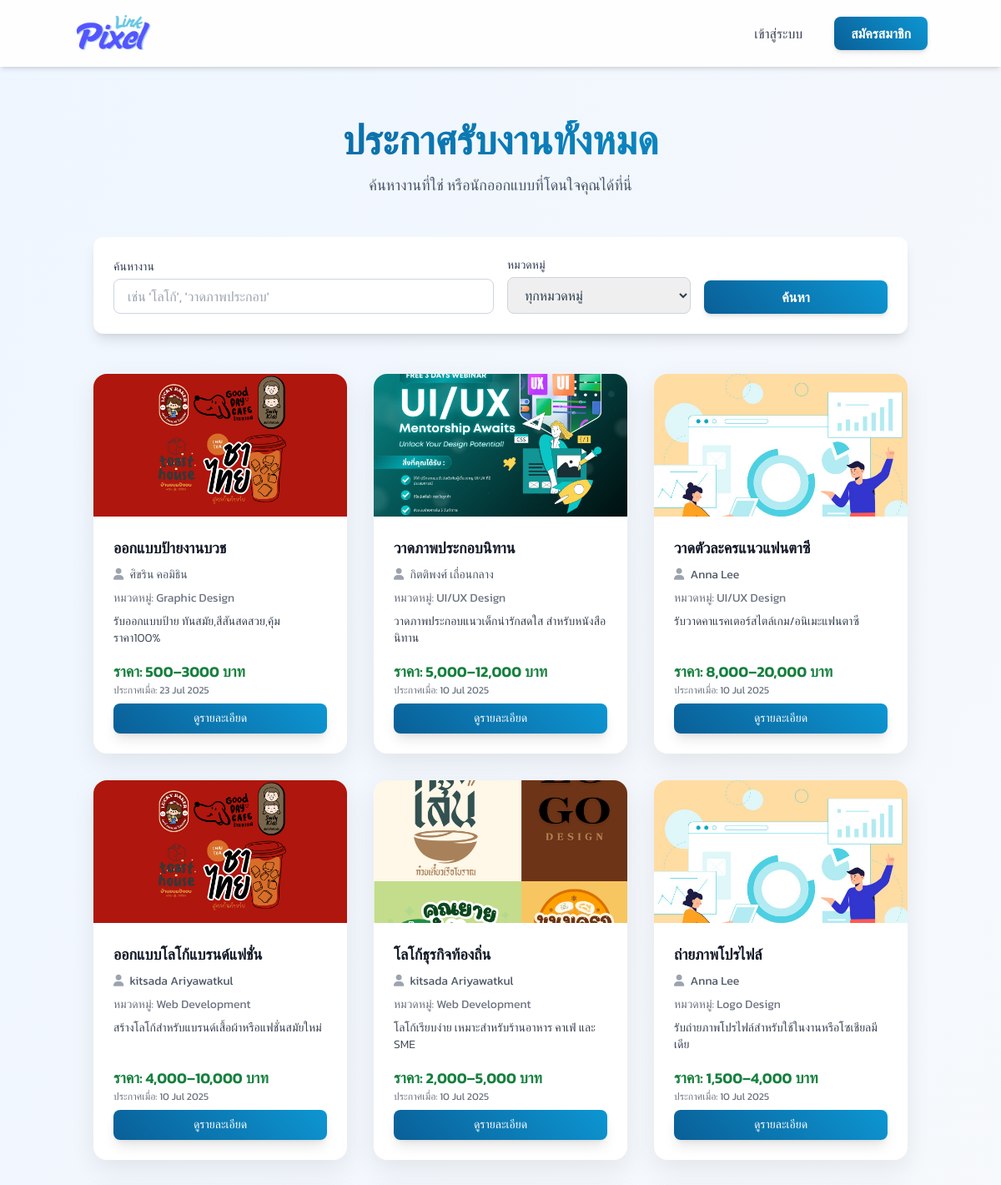
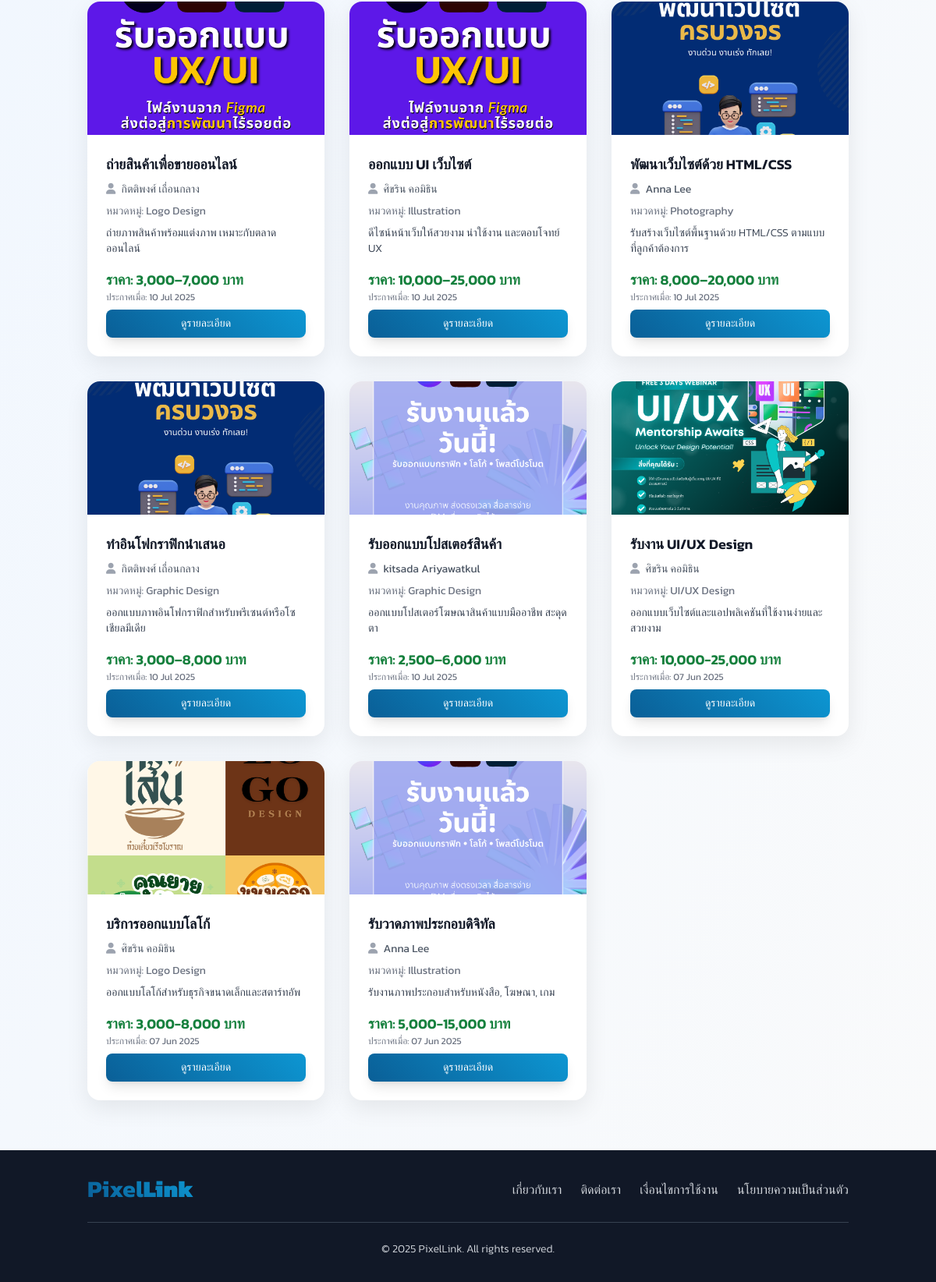
Page /client/job_listings_client.php on the committed database (2 pictures, top to bottom).
### tables this page shows
CREATE TABLE `job_postings` (
  `post_id` int(11) NOT NULL,
  `designer_id` int(11) NOT NULL,
  `title` varchar(255) NOT NULL,
  `description` text DEFAULT NULL,
  `category_id` int(11) DEFAULT NULL,
  `price_range` varchar(100) DEFAULT NULL,
  `posted_date` timestamp NOT NULL DEFAULT current_timestamp(),
  `status` enum('active','inactive','completed') DEFAULT 'active',
  `client_id` int(11) NOT NULL,
  `main_image_id` int(11) DEFAULT NULL
);

CREATE TABLE `uploaded_files` (
  `file_id` int(11) NOT NULL,
  `contract_id` int(11) DEFAULT NULL,
  `job_post_id` int(11) DEFAULT NULL,
  `uploader_id` int(11) NOT NULL,
  `file_name` varchar(255) NOT NULL,
  `file_path` varchar(255) NOT NULL,
  `uploaded_at` timestamp NOT NULL DEFAULT current_timestamp(),
  `file_size` int(11) DEFAULT NULL,
  `uploaded_by_user_id` int(11) DEFAULT NULL,
  `file_type` varchar(255) DEFAULT NULL,
  `uploaded_date` datetime DEFAULT NULL
);

CREATE TABLE `users` (
  `user_id` int(11) NOT NULL,
  `username` varchar(50) NOT NULL,
  `password` varchar(255) NOT NULL,
  `email` varchar(100) NOT NULL,
  `first_name` varchar(100) NOT NULL,
  `last_name` varchar(100) NOT NULL,
  `phone_number` varchar(20) NOT NULL,
  `user_type` enum('admin','designer','client') NOT NULL,
  `registration_date` timestamp NOT NULL DEFAULT current_timestamp(),
  `is_approved` tinyint(1) DEFAULT 0,
  `last_activity` datetime DEFAULT NULL,
  `is_active` tinyint(1) DEFAULT 1,
  `last_login` timestamp NULL DEFAULT NULL
);

CREATE TABLE `job_categories` (
  `category_id` int(11) NOT NULL,
  `category_name` varchar(100) NOT NULL
);

### client/job_listings_client.php (the view, shortened to what this page needs)
<?php
$servername = "localhost";
$username = "root";
$password = "";
$dbname = "pixellink";
$condb = new mysqli($servername, $username, $password, $dbname);
$condb->set_charset("utf8mb4");
$loggedInUserName = $_SESSION['full_name'] ?? $_SESSION['username'] ?? 'Designer';
$search_keyword = $_GET['search'] ?? '';
$type = $_GET['type'] ?? 'postings';
$jobs = [];
if ($type === 'postings') {
    $page_title = "ประกาศรับงานทั้งหมด";
    $sql = "SELECT
                jp.post_id AS id,
                jp.title,
                jp.description,
                jp.price_range,
                jp.posted_date,
                'posting' AS type,
                u.first_name,
                u.last_name,
                jc.category_name,
                uf.file_path AS job_image_path
            FROM job_postings AS jp
            JOIN users AS u ON jp.designer_id = u.user_id
            LEFT JOIN job_categories AS jc ON jp.category_id = jc.category_id
            LEFT JOIN uploaded_files AS uf ON jp.main_image_id = uf.file_id
            WHERE jp.status = 'active'";
    $sql .= " ORDER BY jp.posted_date DESC";
}
$stmt = $condb->prepare($sql);
if ($stmt) {
    $stmt->execute();
    $result = $stmt->get_result();
    $jobs = $result->fetch_all(MYSQLI_ASSOC);
} else {
    error_log("SQL Error: " . $condb->error);
}
?>
<?php include '../includes/header.php'; ?>
<body class="min-h-screen flex flex-col">
    <nav class="bg-white/90 backdrop-blur-sm p-4 shadow-md sticky top-0 z-50">
        <div class="container mx-auto flex justify-between items-center">
            <a href="../index.php"><img src="../dist/img/logo.png" alt="PixelLink Logo" class="h-12 transition-transform hover:scale-105"></a>
            <div class="space-x-4 flex items-center">
                <?php if (isset($_SESSION['user_id'])) : ?>
                    <span class="font-medium text-slate-700">สวัสดี, <?= htmlspecialchars($loggedInUserName) ?>!</span>
                    <?php
                        $profile_path = 'designer/view_profile.php';
                        if ($_SESSION['user_type'] === 'client') {
                            $profile_path = 'client/view_profile.php';
                        }
                    ?>
                    <a href="../logout.php" class="btn-danger text-white px-5 py-2 rounded-lg font-medium shadow-md">ออกจากระบบ</a>
                <?php else : ?>
                    <a href="../login.php" class="px-3 py-1.5 sm:px-5 sm:py-2 rounded-lg font-medium border-2 border-transparent hover:border-blue-300 hover:text-blue-600 transition duration-300 text-gray-700">เข้าสู่ระบบ</a>
                    <a href="../register.php" class="btn-primary text-white px-5 py-2 rounded-lg font-semibold shadow-md">สมัครสมาชิก</a>
                <?php endif; ?>
            </div>
        </div>
    </nav>
    <main class="flex-grow">
        <section id="job-listings" class="py-12 md:py-16 bg-gradient-to-br from-blue-50 to-gray-50">
            <div class="container mx-auto px-4 md:px-6">
                <div class="text-center mb-12">
                    <h1 class="text-4xl md:text-5xl font-bold text-gradient"><?= htmlspecialchars($page_title) ?></h1>
                    <p class="mt-4 text-lg text-slate-600">ค้นหางานที่ใช่ หรือนักออกแบบที่โดนใจคุณได้ที่นี่</p>
                </div>
                <form action="job_listings_client.php" method="GET" class="mb-12 p-6 bg-white rounded-xl shadow-lg">
                    <div class="grid grid-cols-1 md:grid-cols-4 gap-4 items-end">
                        <div class="col-span-1 md:col-span-2">
                            <label for="search-keyword" class="block text-sm font-medium text-slate-700 mb-1">ค้นหางาน</label>
                            <input type="text" name="search" id="search-keyword" value="<?= htmlspecialchars($search_keyword) ?>" placeholder="เช่น 'โลโก้', 'วาดภาพประกอบ'" class="w-full px-4 py-2 border border-slate-300 rounded-lg focus:ring-blue-500 focus:border-blue-500">
                        </div>
                        <div>
                            <label for="filter-category" class="block text-sm font-medium text-slate-700 mb-1">หมวดหมู่</label>
                            <select name="category" id="filter-category" class="w-full px-4 py-2 border border-slate-300 rounded-lg focus:ring-blue-500 focus:border-blue-500">
                                <option value="0">ทุกหมวดหมู่</option>
                            </select>
                        </div>
                        <button type="submit" class="btn-primary text-white px-6 py-2 rounded-lg font-semibold shadow-md w-full">ค้นหา</button>
                    </div>
                </form>
                <?php if (empty($jobs)): ?>
                    <div class="bg-yellow-100 border-l-4 border-yellow-500 text-yellow-700 p-6 rounded-lg text-center mt-12">
                        <p class="font-bold text-xl">ไม่พบผลลัพธ์ที่ตรงกัน</p>
                        <p class="mt-2">กรุณาลองเปลี่ยนคำค้นหาหรือตัวกรองของคุณ</p>
                    </div>
                <?php else: ?>
                    <div class="grid grid-cols-1 sm:grid-cols-2 lg:grid-cols-3 xl:grid-cols-4 gap-8">
                        <?php foreach ($jobs as $job): ?>
                            <div class="card-item flex flex-col">
                                <?php
                                $image_source = '../dist/img/pdpa02.jpg';
                                if (!empty($job['job_image_path'])) {
                                    $correct_path = str_replace('', '', $job['job_image_path']);
                                    if (file_exists($correct_path)) {
                                        $image_source = htmlspecialchars($correct_path);
                                    }
                                }
                                ?>
                                <a href="../job_detail_client.php?id=<?= $job['id'] ?>&type=<?= $job['type'] ?>">
                                    <img src="<?= $image_source ?>" alt="ภาพประกอบงาน: <?= htmlspecialchars($job['title']) ?>" class="card-image">
                                </a>
                                <div class="p-4 md:p-6 flex-grow flex flex-col justify-between">
                                    <div>
                                        <h3 class="text-lg font-semibold text-gray-900 line-clamp-2"><?= htmlspecialchars($job['title']) ?></h3>
                                        <p class="text-sm text-gray-600 my-2">
                                            <i class="fas fa-user mr-1 text-gray-400"></i>
                                            <?= htmlspecialchars($job['first_name'] . ' ' . $job['last_name']) ?>
                                        </p>
                                        <p class="text-sm text-gray-500 mb-2">หมวดหมู่: <?= htmlspecialchars($job['category_name'] ?? 'ไม่ระบุ') ?></p>
                                        <p class="text-sm text-gray-700 line-clamp-3 font-light"><?= htmlspecialchars($job['description']) ?></p>
                                    </div>
                                    <div class="mt-4">
                                        <p class="text-lg font-semibold text-green-700">ราคา: <?= htmlspecialchars($job['price_range'] ?? 'สอบถาม') ?></p>
                                        <p class="text-xs text-gray-500">ประกาศเมื่อ: <?= date('d M Y', strtotime($job['posted_date'])) ?></p>
                                        <a href="../job_detail_client.php?id=<?= $job['id'] ?>&type=<?= $job['type'] ?>" class="mt-2 inline-block btn-primary text-white px-4 py-2 rounded-lg font-medium text-sm shadow-lg w-full text-center">ดูรายละเอียด</a>
                                    </div>
                                </div>
                            </div>
                        <?php endforeach; ?>
                    </div>
                <?php endif; ?>
            </div>
        </section>
    </main>
<?php include '../includes/footer.php'; ?>

### includes/header.php (style rules this page uses)
* { font-family: 'Kanit', sans-serif; font-style: normal; font-weight: 400; }
body { background: linear-gradient(135deg, #f0f4f8 0%, #e8edf3 100%); color: #2c3e50; overflow-x: hidden; }
.btn-primary { background: linear-gradient(45deg, #0a5f97 0%, #0d96d2 100%); color: white; transition: all 0.3s ease; box-shadow: 0 4px 15px rgba(13, 150, 210, 0.3); }
.text-gradient { background: linear-gradient(45deg, #0a5f97, #0d96d2); -webkit-background-clip: text; -webkit-text-fill-color: transparent; }
.card-item { background: white; border-radius: 1rem; box-shadow: 0 10px 30px rgba(0, 0, 0, 0.08); transition: all 0.3s ease; display: flex; flex-direction: column; }
.card-image { width: 100%; aspect-ratio: 16/9; object-fit: cover; border-top-left-radius: 1rem; border-top-right-radius: 1rem; }

### rows in the picture
job_postings: uploaded_files.file_path (picture), title "ออกแบบป้ายงานบวช", designer.last_name "ศิขริน คอมิธิน", category.category_name "Graphic Design", description "รับออกแบบป้าย ทันสมัย,สีสันสดสวย,คุ้มราคา100%", price_range "500–3000 บาท", posted_date "23 Jul 2025"
job_postings: uploaded_files.file_path (picture), title "วาดภาพประกอบนิทาน", designer.last_name "กิตติพงศ์ เถื่อนกลาง", category.category_name "UI/UX Design", description "วาดภาพประกอบแนวเด็กน่ารักสดใส สำหรับหนังสือนิทาน", price_range "5,000–12,000 บาท", posted_date "10 Jul 2025"
job_postings: title "วาดตัวละครแนวแฟนตาซี", designer.last_name "Anna Lee", category.category_name "UI/UX Design", description "รับวาดคาแรคเตอร์สไตล์เกม/อนิเมะแฟนตาซี", price_range "8,000–20,000 บาท", posted_date "10 Jul 2025"
job_postings: uploaded_files.file_path (picture), title "ออกแบบโลโก้แบรนด์แฟชั่น", designer.last_name "kitsada Ariyawatkul", category.category_name "Web Development", description "สร้างโลโก้สำหรับแบรนด์เสื้อผ้าหรือแฟชั่นสมัยใหม่", price_range "4,000–10,000 บาท", posted_date "10 Jul 2025"
job_postings: uploaded_files.file_path (picture), title "โลโก้ธุรกิจท้องถิ่น", designer.last_name "kitsada Ariyawatkul", category.category_name "Web Development", description "โลโก้เรียบง่าย เหมาะสำหรับร้านอาหาร คาเฟ่ และ SME", price_range "2,000–5,000 บาท", posted_date "10 Jul 2025"
job_postings: title "ถ่ายภาพโปรไฟล์", designer.last_name "Anna Lee", category.category_name "Logo Design", description "รับถ่ายภาพโปรไฟล์สำหรับใช้ในงานหรือโซเชียลมีเดีย", price_range "1,500–4,000 บาท", posted_date "10 Jul 2025"
job_postings: uploaded_files.file_path (picture), title "ถ่ายสินค้าเพื่อขายออนไลน์", designer.last_name "กิตติพงศ์ เถื่อนกลาง", category.category_name "Logo Design", description "ถ่ายภาพสินค้าพร้อมแต่งภาพ เหมาะกับตลาดออนไลน์", price_range "3,000–7,000 บาท", posted_date "10 Jul 2025"
job_postings: uploaded_files.file_path (picture), title "ออกแบบ UI เว็บไซต์", designer.last_name "ศิขริน คอมิธิน", category.category_name "Illustration", description "ดีไซน์หน้าเว็บให้สวยงาม น่าใช้งาน และตอบโจทย์ UX", price_range "10,000–25,000 บาท", posted_date "10 Jul 2025"
job_postings: uploaded_files.file_path (picture), title "พัฒนาเว็บไซต์ด้วย HTML/CSS", designer.last_name "Anna Lee", category.category_name "Photography", description "รับสร้างเว็บไซต์พื้นฐานด้วย HTML/CSS ตามแบบที่ลูกค้าต้องการ", price_range "8,000–20,000 บาท", posted_date "10 Jul 2025"
job_postings: uploaded_files.file_path (picture), title "ทำอินโฟกราฟิกนำเสนอ", designer.last_name "กิตติพงศ์ เถื่อนกลาง", category.category_name "Graphic Design", description "ออกแบบภาพอินโฟกราฟิกสำหรับพรีเซนต์หรือโซเชียลมีเดีย", price_range "3,000–8,000 บาท", posted_date "10 Jul 2025"
job_postings: uploaded_files.file_path (picture), title "รับออกแบบโปสเตอร์สินค้า", designer.last_name "kitsada Ariyawatkul", category.category_name "Graphic Design", description "ออกแบบโปสเตอร์โฆษณาสินค้าแบบมืออาชีพ สะดุดตา", price_range "2,500–6,000 บาท", posted_date "10 Jul 2025"
job_postings: uploaded_files.file_path (picture), title "รับงาน UI/UX Design", designer.last_name "ศิขริน คอมิธิน", category.category_name "UI/UX Design", description "ออกแบบเว็บไซต์และแอปพลิเคชันที่ใช้งานง่ายและสวยงาม", price_range "10,000-25,000 บาท", posted_date "07 Jun 2025"
job_postings: uploaded_files.file_path (picture), title "บริการออกแบบโลโก้", designer.last_name "ศิขริน คอมิธิน", category.category_name "Logo Design", description "ออกแบบโลโก้สำหรับธุรกิจขนาดเล็กและสตาร์ทอัพ", price_range "3,000-8,000 บาท", posted_date "07 Jun 2025"
job_postings: uploaded_files.file_path (picture), title "รับวาดภาพประกอบดิจิทัล", designer.last_name "Anna Lee", category.category_name "Illustration", description "รับงานภาพประกอบสำหรับหนังสือ, โฆษณา, เกม", price_range "5,000-15,000 บาท", posted_date "07 Jun 2025"

### other values in the picture
$page_title "ประกาศรับงานทั้งหมด"
